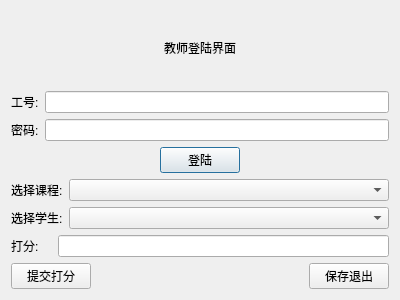
<?xml version="1.0" encoding="UTF-8"?>
<ui version="4.0">
 <class>teacherLogin</class>
 <widget class="QDialog" name="teacherLogin">
  <property name="geometry">
   <rect>
    <x>0</x>
    <y>0</y>
    <width>400</width>
    <height>300</height>
   </rect>
  </property>
  <property name="windowTitle">
   <string>Dialog</string>
  </property>
  <layout class="QVBoxLayout" name="verticalLayout">
   <item>
    <layout class="QHBoxLayout" name="horizontalLayout_8">
     <item>
      <spacer name="horizontalSpacer_5">
       <property name="orientation">
        <enum>Qt::Horizontal</enum>
       </property>
       <property name="sizeHint" stdset="0">
        <size>
         <width>40</width>
         <height>20</height>
        </size>
       </property>
      </spacer>
     </item>
     <item>
      <widget class="QLabel" name="label_welcome">
       <property name="text">
        <string>教师登陆界面</string>
       </property>
      </widget>
     </item>
     <item>
      <spacer name="horizontalSpacer_6">
       <property name="orientation">
        <enum>Qt::Horizontal</enum>
       </property>
       <property name="sizeHint" stdset="0">
        <size>
         <width>40</width>
         <height>20</height>
        </size>
       </property>
      </spacer>
     </item>
    </layout>
   </item>
   <item>
    <layout class="QHBoxLayout" name="horizontalLayout">
     <item>
      <widget class="QLabel" name="label_id">
       <property name="text">
        <string>工号:</string>
       </property>
      </widget>
     </item>
     <item>
      <widget class="QLineEdit" name="le_id"/>
     </item>
    </layout>
   </item>
   <item>
    <layout class="QHBoxLayout" name="horizontalLayout_2">
     <item>
      <widget class="QLabel" name="label_pwd">
       <property name="text">
        <string>密码:</string>
       </property>
      </widget>
     </item>
     <item>
      <widget class="QLineEdit" name="le_pwd"/>
     </item>
    </layout>
   </item>
   <item>
    <layout class="QHBoxLayout" name="horizontalLayout_7">
     <item>
      <spacer name="horizontalSpacer_4">
       <property name="orientation">
        <enum>Qt::Horizontal</enum>
       </property>
       <property name="sizeHint" stdset="0">
        <size>
         <width>40</width>
         <height>20</height>
        </size>
       </property>
      </spacer>
     </item>
     <item>
      <widget class="QPushButton" name="btn_login">
       <property name="text">
        <string>登陆</string>
       </property>
      </widget>
     </item>
     <item>
      <spacer name="horizontalSpacer_3">
       <property name="orientation">
        <enum>Qt::Horizontal</enum>
       </property>
       <property name="sizeHint" stdset="0">
        <size>
         <width>40</width>
         <height>20</height>
        </size>
       </property>
      </spacer>
     </item>
    </layout>
   </item>
   <item>
    <layout class="QHBoxLayout" name="horizontalLayout_4" stretch="1,8">
     <item>
      <widget class="QLabel" name="label_select_course">
       <property name="text">
        <string>选择课程:</string>
       </property>
      </widget>
     </item>
     <item>
      <widget class="QComboBox" name="cbb_course"/>
     </item>
    </layout>
   </item>
   <item>
    <layout class="QHBoxLayout" name="horizontalLayout_5" stretch="1,8">
     <item>
      <widget class="QLabel" name="label_select_student">
       <property name="text">
        <string>选择学生:</string>
       </property>
      </widget>
     </item>
     <item>
      <widget class="QComboBox" name="cbb_students_list"/>
     </item>
    </layout>
   </item>
   <item>
    <layout class="QHBoxLayout" name="horizontalLayout_3" stretch="1,8">
     <item>
      <widget class="QLabel" name="label_score">
       <property name="text">
        <string>打分:</string>
       </property>
      </widget>
     </item>
     <item>
      <widget class="QLineEdit" name="le_score"/>
     </item>
    </layout>
   </item>
   <item>
    <layout class="QHBoxLayout" name="horizontalLayout_6">
     <item>
      <widget class="QPushButton" name="btn_submit">
       <property name="text">
        <string>提交打分</string>
       </property>
      </widget>
     </item>
     <item>
      <spacer name="horizontalSpacer">
       <property name="orientation">
        <enum>Qt::Horizontal</enum>
       </property>
       <property name="sizeHint" stdset="0">
        <size>
         <width>40</width>
         <height>20</height>
        </size>
       </property>
      </spacer>
     </item>
     <item>
      <widget class="QPushButton" name="btn_save">
       <property name="text">
        <string>保存退出</string>
       </property>
      </widget>
     </item>
    </layout>
   </item>
  </layout>
 </widget>
 <resources/>
 <connections/>
</ui>
